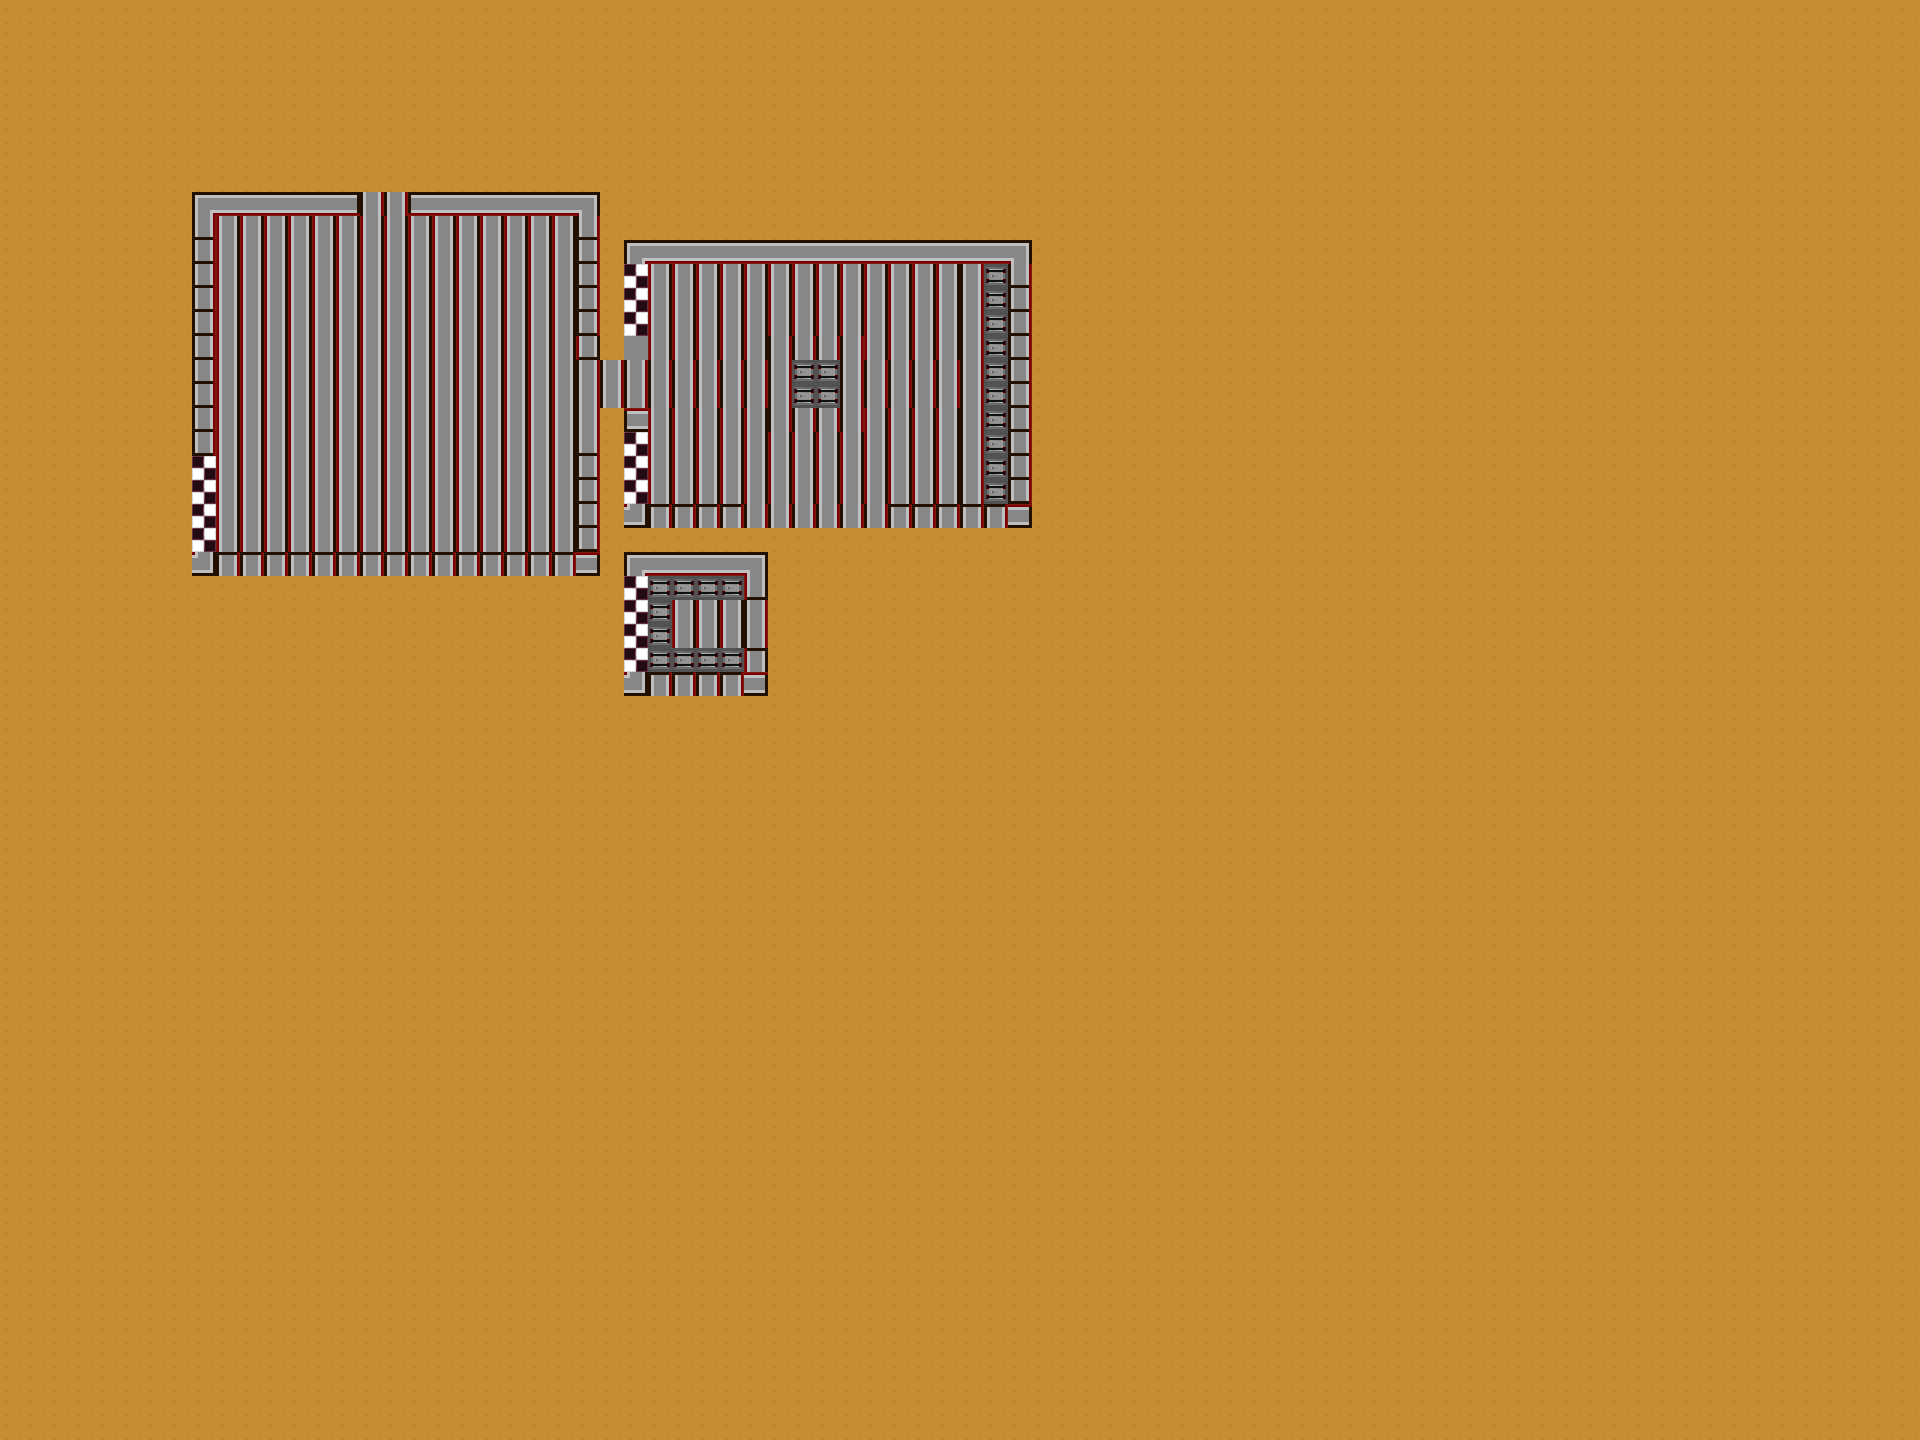

Rendered tile map (Tiled .tmx) drawn with the repository's tilesets; below, a short description and the map source with its tile grids summarised:
An orthogonal 80x60 tile map with 24x24 px tiles, 3 tile layers (ground, walls, dynamic), 2 tilesets.

<map version="1.0" orientation="orthogonal" width="80" height="60" tilewidth="24" tileheight="24" backgroundcolor="#000000">
 <tileset firstgid="1" name="tileset" tilewidth="24" tileheight="24" spacing="1" margin="1">
  <image source="../tiles/tileset.png" width="200" height="200" />
 </tileset>
 <tileset firstgid="65" name="dynamic" tilewidth="24" tileheight="24" spacing="1" margin="1">
  <image source="../tiles/dynamic.png" width="200" height="200" />
 </tileset>
 <layer name="ground" width="80" height="60">
  <data>[4800 cells, 4800 non-empty, 4 distinct tile ids]</data>
 </layer>
 <layer name="walls" width="80" height="60">
  <data>[4800 cells, 124 non-empty, 16 distinct tile ids]</data>
 </layer>
 <layer name="dynamic" width="80" height="60">
  <data>[4800 cells, 24 non-empty, 1 distinct tile ids]</data>
 </layer>
</map>